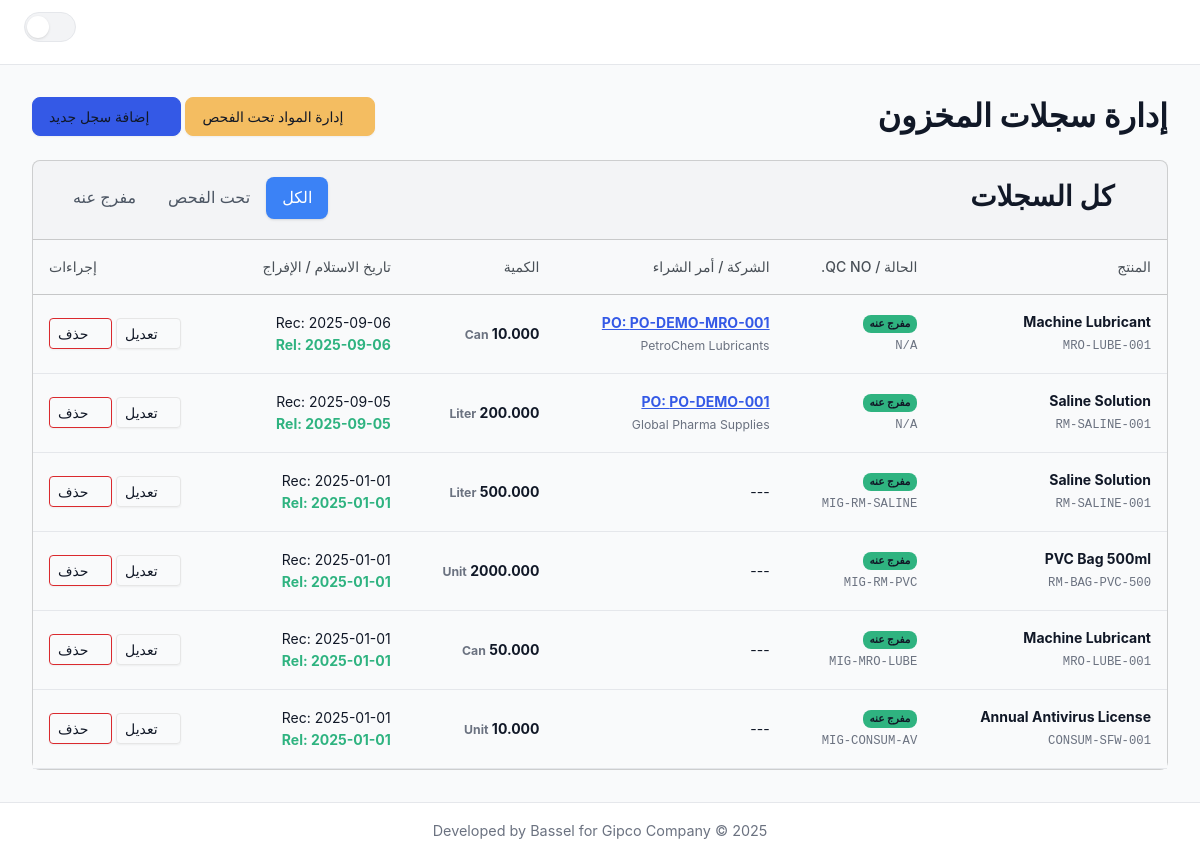
The app's page /records/ with its own data.
### inventory/models/operational.py (models this page shows, shortened)
class InventoryLog(models.Model):
    class Status(models.TextChoices):
        QUARANTINED = 'quarantined', _('تحت الفحص')
        RELEASED = 'released', _('مفرج عنه')
        REJECTED = 'rejected', _('مرفوض')
        SCRAPPED = 'scrapped', _('خردة') # --- NEW STATUS ---
    class VatTreatment(models.TextChoices):
        RECOVERABLE = 'recoverable', _('ضريبة قابلة للخصم')
        CAPITALIZED = 'capitalized', _('تضاف للتكلفة')
    product = models.ForeignKey(
        Product,
        on_delete=models.CASCADE,
        related_name='inventory_logs',
        verbose_name=_("Product")
    )
    company = models.ForeignKey(
        Company,
        on_delete=models.SET_NULL,
        null=True,
        blank=True,
        related_name='inventory_logs',
        verbose_name=_("Company")
    )
    quantity = models.FloatField(verbose_name=_("Quantity"))
    timestamp = models.DateTimeField(verbose_name=_("Timestamp"))
    qc_no = models.CharField(
        max_length=100,
        null=True,
        blank=True,
        verbose_name=_("QC Number")
    )
    status = models.CharField(
        max_length=20,
        choices=Status.choices,
        default=Status.QUARANTINED,
        verbose_name=_("Status")
    )
    release_timestamp = models.DateTimeField(
        null=True,
        blank=True,
        verbose_name=_("Release Timestamp")
    )
    po_item = models.ForeignKey(
        'PurchaseOrderItem',
        on_delete=models.SET_NULL,
        null=True,
        blank=True,
        related_name='receipts',
        verbose_name=_("Purchase Order Item")
    )
    tags = models.ManyToManyField(
        'ProductTag',
        blank=True,
        verbose_name=_("Tags"),
        related_name='inventory_logs'
    )
    base_unit_price = models.DecimalField(
        max_digits=12, decimal_places=3, default=Decimal('0.000'), verbose_name=_("Base Unit Price (before VAT)")
    )
    vat_amount = models.DecimalField(
        max_digits=12, decimal_places=3, default=Decimal('0.000'), verbose_name=_("VAT Amount")
    )
    vat_treatment = models.CharField(
        max_length=20,
        choices=VatTreatment.choices,
        default=VatTreatment.RECOVERABLE,
        verbose_name=_("VAT Treatment")
    )
    withholding_tax_amount = models.DecimalField(
        max_digits=12, decimal_places=3, default=Decimal('0.000'), verbose_name=_("Withholding Tax Amount")
    )
    class Meta:
        db_table = 'inventory_log'
        verbose_name = _("Inventory Log")
        verbose_name_plural = _("Inventory Logs")
        ordering = ['-timestamp']
    employee = models.ForeignKey(
        'Employee',
        on_delete=models.PROTECT,
        null=True,
        blank=True,
        related_name='inventory_receipts',
        verbose_name=_("Responsible Employee")
    )

class Product(models.Model):
    class ProductType(models.TextChoices):
        RAW_MATERIAL = 'RAW_MATERIAL', _('Raw Material')
        PACKAGING = 'PACKAGING', _('Packaging')
        FINAL_PRODUCT = 'FINAL_PRODUCT', _('Final Product')
        MRO = 'MRO', _('MRO (Maintenance, Repair, Operations)')
        CONSUMABLE = 'CONSUMABLE', _('Consumable')
    name = models.CharField(max_length=255, verbose_name=_("Product Name"))
    code = models.CharField(max_length=100, unique=True, verbose_name=_("Product Code"))
    product_type = models.CharField(
        max_length=50,
        choices=ProductType.choices,
        verbose_name=_("Product Type")
    )
    unit = models.CharField(max_length=50, verbose_name=_("Unit of Measurement"))
    tags = models.ManyToManyField('ProductTag', blank=True, verbose_name=_("Tags"))
    moving_average_cost = models.DecimalField(
        max_digits=12, decimal_places=3, default=Decimal('0.000'), verbose_name=_("Moving Average Cost")
    )
    override_inventory_account = models.ForeignKey(
        'Account', on_delete=models.SET_NULL, null=True, blank=True,
        related_name='+', verbose_name=_("Override Inventory Account")
    )
    override_cogs_expense_account = models.ForeignKey(
        'Account', on_delete=models.SET_NULL, null=True, blank=True,
        related_name='+', verbose_name=_("Override COGS/Expense Account")
    )
    override_sales_revenue_account = models.ForeignKey(
        'Account', on_delete=models.SET_NULL, null=True, blank=True,
        related_name='+', verbose_name=_("Override Sales Revenue Account")
    )
    is_amortizable = models.BooleanField(
        default=False,
        verbose_name=_("Is Amortizable"),
        help_text=_("If checked, consuming this item will create a prepaid asset to be amortized over time.")
    )
    class Meta:
        db_table = 'products'
        verbose_name = _("Product")
        verbose_name_plural = _("Products")
        ordering = ['name']

class Company(models.Model):
    name = models.CharField(max_length=255, unique=True, verbose_name=_("Company Name"))
    class Meta:
        db_table = 'companies'
        verbose_name = _("Company")
        verbose_name_plural = _("Companies")
        ordering = ['name']

### inventory/models/inventory_management.py (models this page shows, shortened)
class PurchaseOrderItem(models.Model):
    purchase_order = models.ForeignKey(
        PurchaseOrder,
        on_delete=models.CASCADE,
        related_name='items',
        verbose_name=_("Purchase Order")
    )
    product = models.ForeignKey(
        'Product',
        on_delete=models.PROTECT,
        related_name='po_items',
        verbose_name=_("Product")
    )
    quantity_ordered = models.FloatField(verbose_name=_("Quantity Ordered"))
    base_price_per_unit = models.DecimalField(
        max_digits=14, decimal_places=3, verbose_name=_("Base Price Per Unit")
    )
    vat_rate = models.DecimalField(
        max_digits=5, decimal_places=2, default=Decimal('0.00'), verbose_name=_("VAT Rate (e.g., 0.14 for 14%)")
    )
    withholding_tax_rate = models.DecimalField(
        max_digits=5, decimal_places=2, default=Decimal('0.00'), verbose_name=_("Withholding Tax Rate (e.g., 0.01 for 1%)")
    )
    class Meta:
        db_table = 'purchase_order_items'
        verbose_name = _("Purchase Order Item")
        verbose_name_plural = _("Purchase Order Items")

class PurchaseOrder(models.Model):
    class Status(models.TextChoices):
        PENDING = 'pending', _('Pending')
        PARTIALLY_RECEIVED = 'partially_received', _('Partially Received')
        COMPLETED = 'completed', _('Completed')
        CANCELLED = 'cancelled', _('Cancelled')
    po_number = models.CharField(max_length=100, unique=True, verbose_name=_("PO Number"))
    supplier = models.ForeignKey(
        'Company',
        on_delete=models.PROTECT,
        related_name='purchase_orders',
        verbose_name=_("Supplier")
    )
    order_date = models.DateField(verbose_name=_("Order Date"))
    status = models.CharField(
        max_length=20,
        choices=Status.choices,
        default=Status.PENDING,
        verbose_name=_("Status")
    )
    class Meta:
        db_table = 'purchase_orders'
        verbose_name = _("Purchase Order")
        verbose_name_plural = _("Purchase Orders")
        ordering = ['-order_date']

### inventory/views/dashboard.py (the view)
# urls.py: path('records/', records, name='records'),
def records(request: HttpRequest) -> HttpResponse:
    status_filter = request.GET.get('status', 'all')
    logs_qs = InventoryLog.objects.select_related('product', 'company', 'po_item__purchase_order__supplier').all()
    if status_filter in [s.value for s in InventoryLog.Status]:
        logs_qs = logs_qs.filter(status=status_filter)
    context = {
        'active_page': 'records',
        'logs': logs_qs,
        'all_products': Product.objects.all(),
        'all_companies': Company.objects.all(),
        'status_filter': status_filter,
        'vat_treatment_choices': InventoryLog.VatTreatment.choices,
    }
    if 'X-Partial-Request' in request.headers:
        return render(request, 'inventory/partials/records_content.html', context)
    return render(request, 'inventory/records.html', context)

### inventory/templates/inventory/records.html
{% extends "inventory/layout.html" %}
{% load static %}
{% block content %}
  {% include "inventory/partials/records_content.html" %}
{% endblock content %}

### inventory/templates/inventory/partials/records_content.html (shortened to what this page needs)
<div class="d-flex justify-content-between align-items-center mb-4">
    <h1 class="h2 mb-0" style="font-weight: 700;">إدارة سجلات المخزون</h1>
    <div>
        <a href="{% url 'inventory:quarantine_list' %}" class="btn btn-warning"><i class="bi bi-shield-slash"></i> إدارة المواد تحت الفحص</a>
        <a href="{% url 'inventory:index' %}" class="btn btn-primary"><i class="bi bi-plus-lg"></i> إضافة سجل جديد</a>
    </div>
</div>
<div class="card">
    <div class="card-header">
        <div class="d-flex justify-content-between align-items-center">
            <h3><i class="bi bi-receipt-cutoff"></i> كل السجلات</h3>
            <ul class="nav nav-pills">
                <li class="nav-item">
                    <a class="nav-link {% if status_filter == 'all' %}active{% endif %}" href="{% url 'inventory:records' %}?status=all">الكل</a>
                </li>
                <li class="nav-item">
                    <a class="nav-link {% if status_filter == 'quarantined' %}active{% endif %}" href="{% url 'inventory:records' %}?status=quarantined">تحت الفحص</a>
                </li>
                <li class="nav-item">
                    <a class="nav-link {% if status_filter == 'released' %}active{% endif %}" href="{% url 'inventory:records' %}?status=released">مفرج عنه</a>
                </li>
            </ul>
        </div>
    </div>
    <div class="card-body p-0">
        {% if not logs %}
        <div class="text-center p-5"><i class="bi bi-journal-x display-4 text-secondary"></i><h5 class="mt-3">لا توجد سجلات تطابق الفلتر</h5><p class="text-muted">اذهب إلى لوحة التحكم لإضافة سجل جديد.</p><a href="{% url 'inventory:index' %}" class="btn btn-primary mt-2"><i class="bi bi-plus-lg"></i> إضافة سجل</a></div>
        {% else %}
        <div class="table-responsive">
            <table class="table table-hover align-middle mb-0">
                <thead class="table-light">
                    <tr>
                        <th class="ps-3">المنتج</th>
                        <th>الحالة / QC No.</th>
                        <th>الشركة / أمر الشراء</th>
                        <th>الكمية</th>
                        <th>تاريخ الاستلام / الإفراج</th>
                        <th class="text-end pe-3">إجراءات</th>
                    </tr>
                </thead>
                <tbody>
                    {% for log in logs %}
                    <tr>
                        <td class="ps-3"><strong>{{ log.product.name }}</strong><br><small class="text-muted font-monospace">{{ log.product.code }}</small></td>
                        <td>
                            {% if log.status == 'quarantined' %}
                                <span class="badge text-bg-warning">{{ log.get_status_display }}</span>
                            {% elif log.status == 'released' %}
                                <span class="badge text-bg-success">{{ log.get_status_display }}</span>
                                <br><small class="text-muted font-monospace">{{ log.qc_no|default:"N/A" }}</small>
                            {% else %}
                                <span class="badge text-bg-danger">{{ log.get_status_display }}</span>
                            {% endif %}
                        </td>
                        <td>
                            {% if log.po_item %}
                                <a href="{% url 'inventory:view_purchase_order' pk=log.po_item.purchase_order.id %}" class="fw-bold">
                                    PO: {{ log.po_item.purchase_order.po_number }}
                                </a>
                                <br><small class="text-muted">{{ log.po_item.purchase_order.supplier.name }}</small>
                            {% elif log.company %}
                                {{ log.company.name }}
                            {% else %}
                                ---
                            {% endif %}
                        </td>
                        <td class="fw-bold">{{ log.quantity|floatformat:3 }} <small class="text-muted">{{ log.product.unit }}</small></td>
                        <td class="text-nowrap">
                            <span title="تاريخ الاستلام">Rec: {{ log.timestamp|date:"Y-m-d" }}</span>
                            {% if log.release_timestamp %}
                            <br><strong class="text-success" title="تاريخ الإفراج">Rel: {{ log.release_timestamp|date:"Y-m-d" }}</strong>
                            {% endif %}
                        </td>
                        <td class="text-end pe-3">
                            <button
                                type="button"
                                class="btn btn-sm btn-outline-secondary edit-record-btn"
                                data-bs-toggle="modal"
                                data-bs-target="#editRecordModal"
                                data-log-id="{{ log.id }}"
                                data-product-id="{{ log.product.id }}"
                                data-company-id="{{ log.company.id }}"
                                data-quantity="{{ log.quantity|floatformat:3 }}"
                                data-entry-date="{{ log.timestamp|date:'Y-m-d' }}"
                                data-base-unit-price="{{ log.base_unit_price|floatformat:3 }}"
                                data-vat-amount="{{ log.vat_amount|floatformat:3 }}"
                                data-vat-treatment="{{ log.vat_treatment }}"
                                data-tag-ids="{% for tag in log.tags.all %}{{ tag.id }},{% endfor %}"
                                data-po-item-id="{{ log.po_item.id|default:'' }}"
                                data-po-id="{{ log.po_item.purchase_order.id|default:'' }}"
                                data-supplier-id="{{ log.po_item.purchase_order.supplier.id|default:'' }}"
                            >
                                <i class="bi bi-pencil-square"></i> تعديل
                            </button>
                            <form method="post" action="{% url 'inventory:delete_record' pk=log.id %}" class="d-inline" onsubmit="return confirm('هل أنت متأكد من حذف هذا السجل؟');">
                                <button type="submit" class="btn btn-sm btn-outline-danger"><i class="bi bi-trash"></i> حذف</button>
                            </form>
                        </td>
                    </tr>
                    {% endfor %}
                </tbody>
            </table>
        </div>
        {% endif %}
    </div>
</div>

### records on screen
InventoryLog: product.name "Machine Lubricant", product.code "MRO-LUBE-001", status "مفرج عنه", qc_no "N/A", po_item.purchase_order.po_number "PO-DEMO-MRO-001", po_item.purchase_order.supplier.name "PetroChem Lubricants", product.unit "Can", timestamp "2025-09-06", release_timestamp "2025-09-06"
InventoryLog: product.name "Saline Solution", product.code "RM-SALINE-001", status "مفرج عنه", qc_no "N/A", po_item.purchase_order.po_number "PO-DEMO-001", po_item.purchase_order.supplier.name "Global Pharma Supplies", product.unit "Liter", timestamp "2025-09-05", release_timestamp "2025-09-05"
InventoryLog: product.name "Saline Solution", product.code "RM-SALINE-001", status "مفرج عنه", qc_no "MIG-RM-SALINE", quantity "500.000", product.unit "Liter", timestamp "2025-01-01", release_timestamp "2025-01-01"
InventoryLog: product.name "PVC Bag 500ml", product.code "RM-BAG-PVC-500", status "مفرج عنه", qc_no "MIG-RM-PVC", quantity "2000.000", product.unit "Unit", timestamp "2025-01-01", release_timestamp "2025-01-01"
InventoryLog: product.name "Machine Lubricant", product.code "MRO-LUBE-001", status "مفرج عنه", qc_no "MIG-MRO-LUBE", product.unit "Can", timestamp "2025-01-01", release_timestamp "2025-01-01"
InventoryLog: product.name "Annual Antivirus License", product.code "CONSUM-SFW-001", status "مفرج عنه", qc_no "MIG-CONSUM-AV", quantity "10.000", product.unit "Unit", timestamp "2025-01-01", release_timestamp "2025-01-01"
